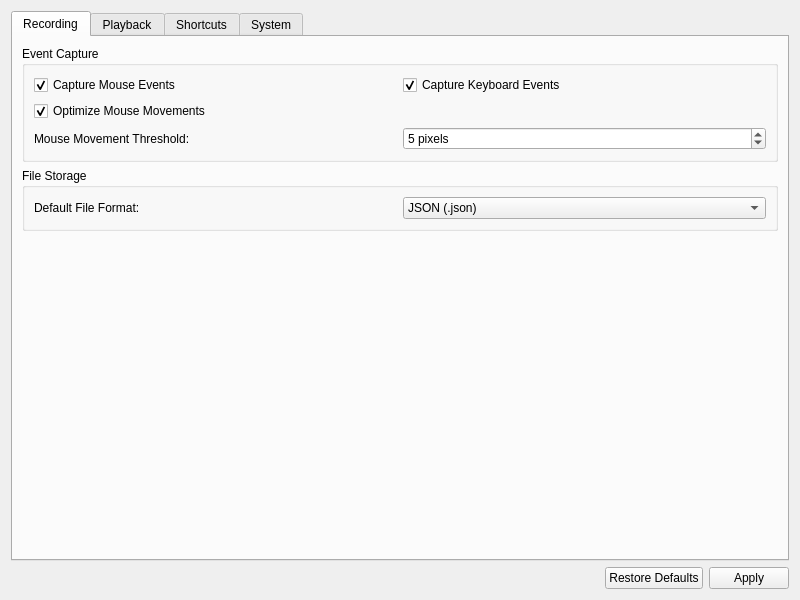
<?xml version="1.0" encoding="UTF-8"?>
<ui version="4.0">
 <class>ConfigurationWidget</class>
 <widget class="QWidget" name="ConfigurationWidget">
  <property name="geometry">
   <rect>
    <x>0</x>
    <y>0</y>
    <width>800</width>
    <height>600</height>
   </rect>
  </property>
  <property name="windowTitle">
   <string>Configuration</string>
  </property>
  <layout class="QVBoxLayout" name="verticalLayout">
   <item>
    <widget class="QTabWidget" name="configTabWidget">
     <property name="currentIndex">
      <number>0</number>
     </property>
     <widget class="QWidget" name="recordingConfigTab">
      <attribute name="title">
       <string>Recording</string>
      </attribute>
      <layout class="QVBoxLayout" name="recordingConfigLayout">
       <item>
        <widget class="QGroupBox" name="captureGroupBox">
         <property name="title">
          <string>Event Capture</string>
         </property>
         <layout class="QGridLayout" name="captureLayout">
          <item row="0" column="0">
           <widget class="QCheckBox" name="captureMouseEventsCheckBox">
            <property name="text">
             <string>Capture Mouse Events</string>
            </property>
            <property name="checked">
             <bool>true</bool>
            </property>
           </widget>
          </item>
          <item row="0" column="1">
           <widget class="QCheckBox" name="captureKeyboardEventsCheckBox">
            <property name="text">
             <string>Capture Keyboard Events</string>
            </property>
            <property name="checked">
             <bool>true</bool>
            </property>
           </widget>
          </item>
          <item row="1" column="0">
           <widget class="QCheckBox" name="optimizeMouseMovementsCheckBox">
            <property name="text">
             <string>Optimize Mouse Movements</string>
            </property>
            <property name="checked">
             <bool>true</bool>
            </property>
           </widget>
          </item>
          <item row="2" column="0">
           <widget class="QLabel" name="movementThresholdLabel">
            <property name="text">
             <string>Mouse Movement Threshold:</string>
            </property>
           </widget>
          </item>
          <item row="2" column="1">
           <widget class="QSpinBox" name="movementThresholdSpinBox">
            <property name="suffix">
             <string> pixels</string>
            </property>
            <property name="minimum">
             <number>0</number>
            </property>
            <property name="maximum">
             <number>100</number>
            </property>
            <property name="value">
             <number>5</number>
            </property>
           </widget>
          </item>
         </layout>
        </widget>
       </item>
       <item>
        <widget class="QGroupBox" name="storageGroupBox">
         <property name="title">
          <string>File Storage</string>
         </property>
         <layout class="QGridLayout" name="storageLayout">
          <item row="0" column="0">
           <widget class="QLabel" name="defaultFormatLabel">
            <property name="text">
             <string>Default File Format:</string>
            </property>
           </widget>
          </item>
          <item row="0" column="1">
           <widget class="QComboBox" name="defaultFormatComboBox">
            <item>
             <property name="text">
              <string>JSON (.json)</string>
             </property>
            </item>
            <item>
             <property name="text">
              <string>Binary (.mre)</string>
             </property>
            </item>
            <item>
             <property name="text">
              <string>XML (.xml)</string>
             </property>
            </item>
           </widget>
          </item>
         </layout>
        </widget>
       </item>
       <item>
        <spacer name="recordingConfigSpacer">
         <property name="orientation">
          <enum>Qt::Vertical</enum>
         </property>
         <property name="sizeHint" stdset="0">
          <size>
           <width>20</width>
           <height>40</height>
          </size>
         </property>
        </spacer>
       </item>
      </layout>
     </widget>
     <widget class="QWidget" name="playbackConfigTab">
      <attribute name="title">
       <string>Playback</string>
      </attribute>
      <layout class="QVBoxLayout" name="playbackConfigLayout">
       <item>
        <widget class="QGroupBox" name="playbackGroupBox">
         <property name="title">
          <string>Playback Settings</string>
         </property>
         <layout class="QGridLayout" name="playbackLayout">
          <item row="0" column="0">
           <widget class="QLabel" name="defaultSpeedLabel">
            <property name="text">
             <string>Default Playback Speed:</string>
            </property>
           </widget>
          </item>
          <item row="0" column="1">
           <widget class="QDoubleSpinBox" name="defaultSpeedSpinBox">
            <property name="suffix">
             <string>x</string>
            </property>
            <property name="minimum">
             <double>0.100000000000000</double>
            </property>
            <property name="maximum">
             <double>10.000000000000000</double>
            </property>
            <property name="singleStep">
             <double>0.100000000000000</double>
            </property>
            <property name="value">
             <double>1.000000000000000</double>
            </property>
           </widget>
          </item>
          <item row="1" column="0">
           <widget class="QCheckBox" name="loopPlaybackCheckBox">
            <property name="text">
             <string>Loop Playback by Default</string>
            </property>
           </widget>
          </item>
          <item row="1" column="1">
           <widget class="QCheckBox" name="showPlaybackCursorCheckBox">
            <property name="text">
             <string>Show Playback Cursor</string>
            </property>
            <property name="checked">
             <bool>true</bool>
            </property>
           </widget>
          </item>
         </layout>
        </widget>
       </item>
       <item>
        <spacer name="playbackConfigSpacer">
         <property name="orientation">
          <enum>Qt::Vertical</enum>
         </property>
         <property name="sizeHint" stdset="0">
          <size>
           <width>20</width>
           <height>40</height>
          </size>
         </property>
        </spacer>
       </item>
      </layout>
     </widget>
     <widget class="QWidget" name="shortcutsConfigTab">
      <attribute name="title">
       <string>Shortcuts</string>
      </attribute>
      <layout class="QVBoxLayout" name="shortcutsConfigLayout">
       <item>
        <widget class="QGroupBox" name="shortcutsGroupBox">
         <property name="title">
          <string>Keyboard Shortcuts</string>
         </property>
         <layout class="QGridLayout" name="shortcutsLayout">
          <item row="0" column="0">
           <widget class="QLabel" name="startRecordingShortcutLabel">
            <property name="text">
             <string>Start Recording:</string>
            </property>
           </widget>
          </item>
          <item row="0" column="1">
           <widget class="QKeySequenceEdit" name="startRecordingShortcutEdit"/>
          </item>
          <item row="1" column="0">
           <widget class="QLabel" name="stopRecordingShortcutLabel">
            <property name="text">
             <string>Stop Recording:</string>
            </property>
           </widget>
          </item>
          <item row="1" column="1">
           <widget class="QKeySequenceEdit" name="stopRecordingShortcutEdit"/>
          </item>
          <item row="2" column="0">
           <widget class="QLabel" name="startPlaybackShortcutLabel">
            <property name="text">
             <string>Start Playback:</string>
            </property>
           </widget>
          </item>
          <item row="2" column="1">
           <widget class="QKeySequenceEdit" name="startPlaybackShortcutEdit"/>
          </item>
          <item row="3" column="0">
           <widget class="QLabel" name="stopPlaybackShortcutLabel">
            <property name="text">
             <string>Stop Playback:</string>
            </property>
           </widget>
          </item>
          <item row="3" column="1">
           <widget class="QKeySequenceEdit" name="stopPlaybackShortcutEdit"/>
          </item>
          <item row="4" column="0">
           <widget class="QLabel" name="pausePlaybackShortcutLabel">
            <property name="text">
             <string>Pause Playback:</string>
            </property>
           </widget>
          </item>
          <item row="4" column="1">
           <widget class="QKeySequenceEdit" name="pausePlaybackShortcutEdit"/>
          </item>
         </layout>
        </widget>
       </item>
       <item>
        <spacer name="shortcutsConfigSpacer">
         <property name="orientation">
          <enum>Qt::Vertical</enum>
         </property>
         <property name="sizeHint" stdset="0">
          <size>
           <width>20</width>
           <height>40</height>
          </size>
         </property>
        </spacer>
       </item>
      </layout>
     </widget>
     <widget class="QWidget" name="systemConfigTab">
      <attribute name="title">
       <string>System</string>
      </attribute>
      <layout class="QVBoxLayout" name="systemConfigLayout">
       <item>
        <widget class="QGroupBox" name="loggingGroupBox">
         <property name="title">
          <string>Logging</string>
         </property>
         <layout class="QGridLayout" name="loggingLayout">
          <item row="0" column="0">
           <widget class="QLabel" name="logLevelLabel">
            <property name="text">
             <string>Log Level:</string>
            </property>
           </widget>
          </item>
          <item row="0" column="1">
           <widget class="QComboBox" name="logLevelComboBox">
            <item>
             <property name="text">
              <string>Off</string>
             </property>
            </item>
            <item>
             <property name="text">
              <string>Critical</string>
             </property>
            </item>
            <item>
             <property name="text">
              <string>Error</string>
             </property>
            </item>
            <item>
             <property name="text">
              <string>Warning</string>
             </property>
            </item>
            <item>
             <property name="text">
              <string>Info</string>
             </property>
            </item>
            <item>
             <property name="text">
              <string>Debug</string>
             </property>
            </item>
            <item>
             <property name="text">
              <string>Trace</string>
             </property>
            </item>
           </widget>
          </item>
          <item row="1" column="0">
           <widget class="QCheckBox" name="logToFileCheckBox">
            <property name="text">
             <string>Log to File</string>
            </property>
           </widget>
          </item>
          <item row="2" column="0">
           <widget class="QLabel" name="logFilePathLabel">
            <property name="text">
             <string>Log File Path:</string>
            </property>
           </widget>
          </item>
          <item row="2" column="1">
           <layout class="QHBoxLayout" name="logFilePathLayout">
            <item>
             <widget class="QLineEdit" name="logFilePathLineEdit">
              <property name="text">
               <string>mouserecorder.log</string>
              </property>
             </widget>
            </item>
            <item>
             <widget class="QPushButton" name="browseLogFileButton">
              <property name="text">
               <string>Browse...</string>
              </property>
             </widget>
            </item>
           </layout>
          </item>
         </layout>
        </widget>
       </item>
       <item>
        <spacer name="systemConfigSpacer">
         <property name="orientation">
          <enum>Qt::Vertical</enum>
         </property>
         <property name="sizeHint" stdset="0">
          <size>
           <width>20</width>
           <height>40</height>
          </size>
         </property>
        </spacer>
       </item>
      </layout>
     </widget>
    </widget>
   </item>
   <item>
    <layout class="QHBoxLayout" name="buttonsLayout">
     <item>
      <spacer name="buttonsSpacer">
       <property name="orientation">
        <enum>Qt::Horizontal</enum>
       </property>
       <property name="sizeHint" stdset="0">
        <size>
         <width>40</width>
         <height>20</height>
        </size>
       </property>
      </spacer>
     </item>
     <item>
      <widget class="QPushButton" name="restoreDefaultsButton">
       <property name="text">
        <string>Restore Defaults</string>
       </property>
      </widget>
     </item>
     <item>
      <widget class="QPushButton" name="applyButton">
       <property name="text">
        <string>Apply</string>
       </property>
      </widget>
     </item>
    </layout>
   </item>
  </layout>
 </widget>
 <resources/>
 <connections/>
</ui>
